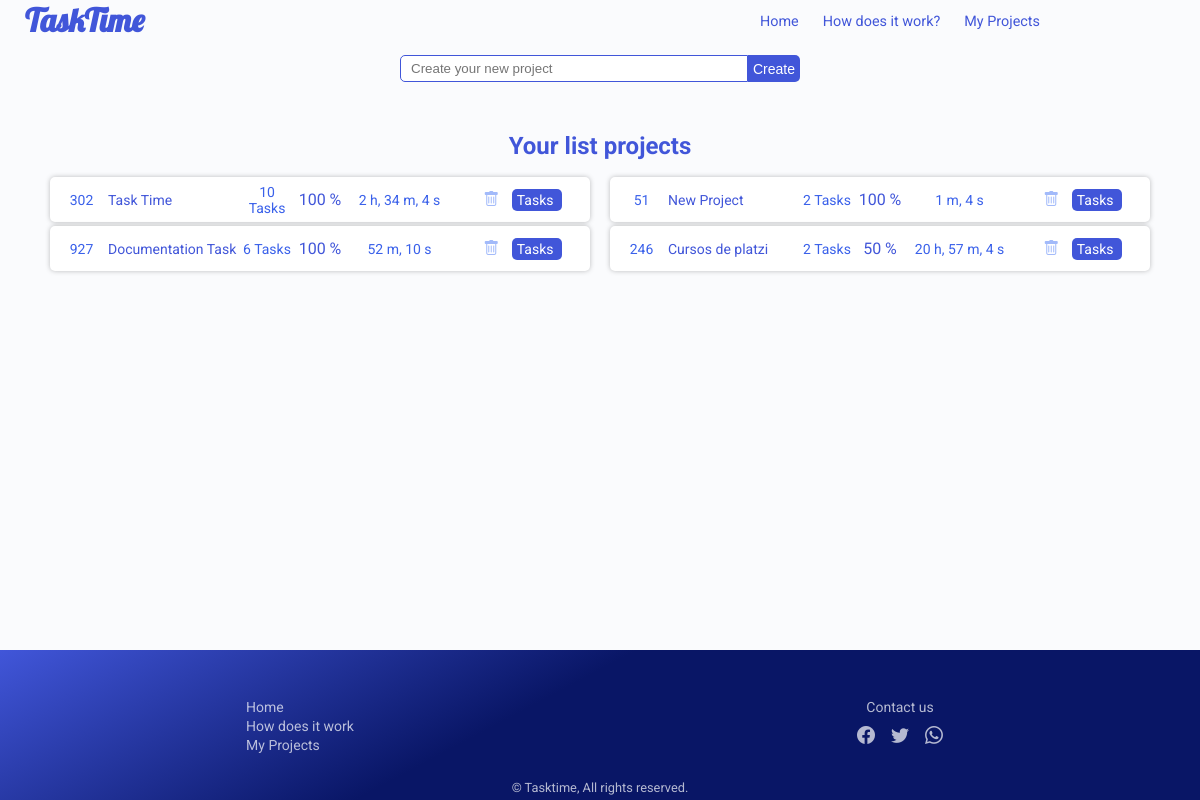
The app's page /projects/, older data.
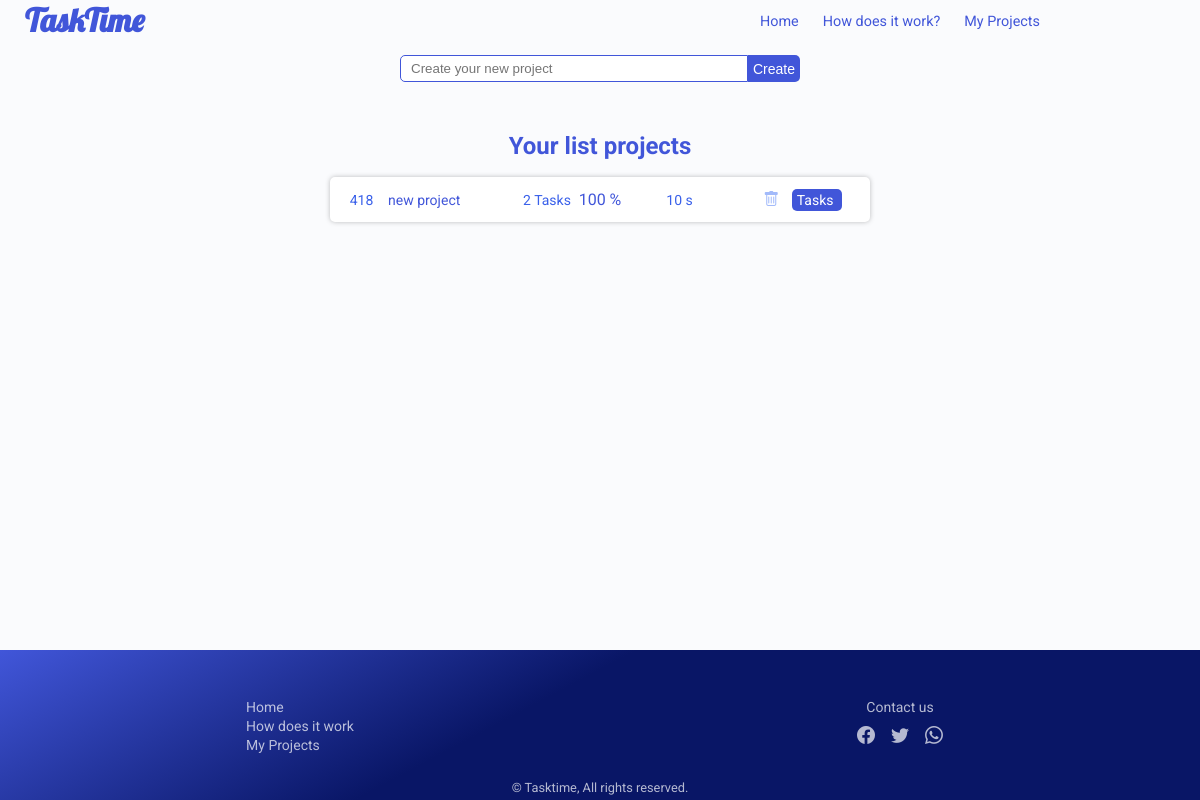
The same page, newer data.
### projects/models.py (models this page shows, shortened)
class Project(Base):
    number_tasks = models.PositiveSmallIntegerField(
        "Number of Tasks", default=0)
    percent_completed = models.PositiveSmallIntegerField(
        "Percent Completed", default=0)

### projects/views.py (the view)
# urls.py: path('', MainView, name="main"),
def MainView(request):
    projects = Project.objects.all()
    context = {
        "projects": projects
    }
    return render(request, 'projects/index.html', context)

### projects/templates/projects/index.html (shortened to what this page needs)
{% extends 'base.html' %}
{% load static %}
{% block styles %}
    <link rel="stylesheet" href="{% static 'projects/css/main.css' %}">
{% endblock %}
{% block content %}
    {% include 'projects/create.html' %}
    <div id="projects">
        <div class="list-container">
            <div class="title">
                <h2>Your list projects</h2>
            </div>
            <div class="lists">
                {% for project in projects %}
                <div class="project" data-id="{{ project.id }}" data-code="{{ project.code }}">
                    <div class="code">
                        <p class="code">{{ project.code }}</p>
                    </div>
                    <div class="title">
                        <p>{{ project.title }}</p>
                    </div>
                    <div class="number_tasks">
                        <p>{{ project.number_tasks }} Tasks</p>
                    </div>
                    <div class="percent_completed">
                        <p>{{ project.percent_completed }} %</p>
                    </div>
                    <div class="duration">
                        <p>{% if project.str_duration is not None %}{{ project.str_duration }}{% else %}No time yet{% endif %}</p>
                    </div>
                    <div class="operations">
                        <button class="btn-i delete" title="Delete project"><i class="bi bi-trash"></i></button>
                        <a href="{% url 'project:task:main' project.id %}" class="btn view-tasks">Tasks</a>
                    </div>
                </div>
                {% endfor %}
            </div>
        </div>
    </div>
{% endblock %}

### templates/base.html (shortened to what this page needs)
{% load static %}
<!DOCTYPE html>
<html lang="en">
<head>
    <link rel="stylesheet" href="{% static 'css/main.css' %}">
    <link rel="stylesheet" href="{% static 'css/create.css' %}">
    <link rel="stylesheet" href="{% static 'fonts/bootstrap-icons.min.css' %}">
    {% block styles %}{% endblock %}
</head>
<body>
    <header>
        <div class="title">
            <a href="{% url 'home:main' %}">
                <h1>TaskTime</h1>
            </a>
        </div>
        <div class="nav">
            <ul>
                {% if request.path  == "/" or request.path == "" %}
                <li><a href="#home">Home</a></li>
                <li><a href="#how">How does it work</a></li>
                <li><a href="{% url 'project:main' %}">My Projects</a></li>
                {% else %}
                <li><a href="{% url 'home:main' %}#home">Home</a></li>
                <li><a href="{% url 'home:main' %}#how">How does it work?</a></li>
                <li><a href="{% url 'project:main' %}">My Projects</a></li>
                {% endif %}
            </ul>
        </div>
    </header>
    <main>
        <div class="container">
            {% block content %}{% endblock %}
        </div>
    </main>
    <footer>
        <div class="sections">
            <ul>
                {% if request.path  == "/" or request.path == "" %}
                <li><a href="#home">Home</a></li>
                <li><a href="#how">How does it work</a></li>
                <li><a href="{% url 'project:main' %}">My Projects</a></li>
                {% else %}
                <li><a href="{% url 'home:main' %}#home">Home</a></li>
                <li><a href="{% url 'home:main' %}#how" >How does it work</a></li>
                <li><a href="{% url 'project:main' %}" >My Projects</a></li>
                {% endif %}
            </ul>
        </div>
        <div class="social">
            <div class="text">
                <p>Contact us</p>
            </div>
            <div class="list">
                <ul>
                    <li><a href="#"><i class="bi bi-facebook"></i></a></li>
                    <li><a href="#"><i class="bi bi-twitter"></i></a></li>
                    <li><a href="#"><i class="bi bi-whatsapp"></i></a></li>
                </ul>
            </div>
        </div>
        <div class="copyright">
            <p>&copy; Tasktime,  All rights reserved. </p>
        </div>
    </footer>
</body>
</html>

### projects/templates/projects/create.html (shortened to what this page needs)
{% load static %}
<div class="create-container">
    <div class="new">
        <input type="text" id="input-create" placeholder="Create your new project">
        <button type="button" class="btn btn-create" id="btn-create">Create</button>
    </div>
</div>

### static/css/main.css (style rules this page uses)
:root { --dark: #343a40; --primary: #48A6E0; --white: #FAFBFD; --grey:#E2E4F9; --light-blue:#A2BAFA; --blue-2:#3F49CC; --blue-3:#4156d9; --blue-4:rgba(9,22,102,1); }
*, *::before, *::after { margin: 0; padding: 0; box-sizing: border-box; }
html { scroll-behavior: smooth; color: var(--blue-3); }
body { overflow-x: hidden; background-color: var(--white); font-family: "Roboto", sans-serif; display: flex; flex-direction: column; flex-wrap: wrap; min-height: 100vh; }
main { flex-grow: 1; }
.container { max-width: 1200px; margin: auto; }

### static/css/create.css (style rules this page uses)
.create-container .new { margin:15px auto; max-width: 400px; display: flex; justify-content: right; position: relative; }
.create-container .new input { border-top-left-radius: 5px; border-bottom-left-radius: 5px; border-top-right-radius: 0; border-bottom-right-radius: 0; border: 1px solid #4156d9; flex-grow: 1; padding: 5px; padding-left: 10px; z-index: 100; }
.btn-create { border-top-left-radius: 0 !important; border-bottom-left-radius: 0 !important; z-index: 100; }

### projects/static/projects/css/main.css (style rules this page uses)
#projects { margin:auto; }
#projects .list-container { margin-top: 50px; }
.list-container > .title { margin-top: 15px; margin-bottom: 15px; }
.list-container > .title h2 { text-align: center; }
.lists { display: flex; flex-flow: row wrap; justify-content: center; }

### static/css/header.css (style rules this page uses)
header { display: flex; flex-flow: row wrap; }
header a { text-decoration: none; color: var(--blue-3); }
header .title { flex: 0 0 50%; display: flex; justify-content: left; align-items: center; padding-left: 25px; font-family: 'Lobster', cursive; }
header .nav { flex: 0 0 50%; display: flex; justify-content: center; align-items: center; }
header .nav ul { list-style:none; padding-left: 0; }
header .nav ul li { display: inline-block; }
.nav ul li a { width: 100%; text-align: center; font-size: 0.9rem; transition: 0.5s all ease; margin:2px 10px; }

### static/css/footer.css (style rules this page uses)
footer { background: rgb(65,86,217); background: linear-gradient(152deg, rgba(65,86,217,1) 0%, rgba(9,22,102,1) 43%); color:var(--white); position: relative; display: flex; flex-flow: row wrap; min-height: 150px; }
footer ul { list-style: none; }
footer a, footer p { text-decoration: none; font-size: 14px; color:rgba(255, 255, 255,.7); }
footer .copyright { position: absolute; bottom:5px; width: 100%; }
footer .copyright p { font-size: .8rem; text-align: center; }
footer .sections, footer .social { flex: 1 1 50%; display: flex; flex-direction: column; justify-content: center; align-items: center; }
footer .social li { display: inline-block; width: 30px; margin-bottom:5px; }
footer .social a { font-size: 18px; display: block; text-align: center; }
footer .social .text { font-size: 14px; margin-bottom: 10px; }

### projects/static/projects/css/project.css (style rules this page uses)
.project { flex: 0 0 45%; background-color: white; width: 100%; height: 45px; display: flex; padding:5px; margin:2px 10px; border-radius: 5px; -webkit-box-shadow: 0px 0px 5px 0px rgba(0,0,0,0.25); -moz-box-shadow: 0px 0px 5px 0px rgba(0,0,0,0.25); box-shadow: 0px 0px 5px 0px rgba(0,0,0,0.25); transition: .5s all ease-out; }
.project .code, .project .title, .project .duration, .project .number_tasks, .project .percent_completed, .project .operations { display: flex; justify-content: center; align-items: center; }
.project .code { flex: 0 0 10%; }
.project .title { flex: 1 0 25%; }
.project .number_tasks { flex: 0 0 10%; }
.project .duration { flex: 0 0 20%; }
.project .percent_completed { flex: 0 0 10%; }
.project .operations { flex: 0 0 25%; }
.project p { text-align: center; }
.project .code p, .project .number_tasks p, .project .duration p { font-size: 14px; color:#3A61EA; }
.project .title p { text-align: left; margin-bottom: 0; width: 100%; font-size: 14px; }
.project .operations button { margin: 1px 2px; }
.project .operations .btn { min-width: 50px; }
.project .operations .btn-i { color:var(--light-blue); cursor: pointer; }
.btn { color:white; padding: 3px 5px; background-color:var(--blue-3); border: none; border-radius: 5px; cursor: pointer; text-decoration: none !important; font-size: 14px; }
.btn.view-tasks { margin-left: 5px; }
.btn-i { width: 27px; height: 27px; font-size: 16px; background-color: transparent; border: none; border-radius: 50%; }

Row changes from the older to the newer data that the page shows:
removed Project: code "302", title "Task Time", number_tasks "10", percent_completed "100", str_duration "2 h, 34 m, 4 s"
removed Project: code "51", title "New Project", number_tasks "2", percent_completed "100", str_duration "1 m, 4 s"
removed Project: code "927", title "Documentation Task", number_tasks "6", percent_completed "100", str_duration "52 m, 10 s"
removed Project: code "246", title "Cursos de platzi", number_tasks "2", percent_completed "50", str_duration "20 h, 57 m, 4 s"
added Project: code "418", title "new project", number_tasks "2", percent_completed "100", str_duration "10 s"
